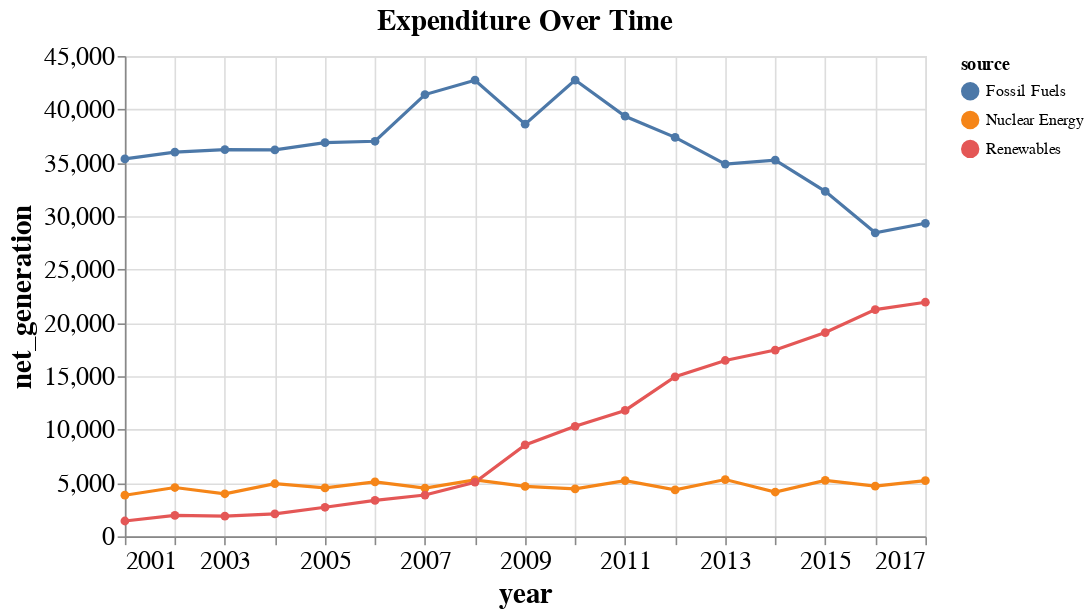

Notebook source saved alongside this figure:
### Markdown cell above
It may be interesting to view the annual expenditures changes over time. Produce an appropriate graphic, and interpret.

### Code cell
## Replace this cell with your answers
alt.Chart(
    iowa,
    title = "Expenditure Over Time"
).mark_line(point = True).encode(
    x = 'year',
    y = 'net_generation',
    color = 'source'
).properties(
    width = 500
).configure_axis(
    labelFontSize = 16,
    titleFontSize = 18
).configure_title(
    fontSize = 18
)

### Figure 1 — Vega-Lite specification as saved in the notebook (floating-point values rounded to 4 significant figures)
{"config": {"view": {"continuousWidth": 400, "continuousHeight": 300}, "axis": {"labelFontSize": 16, "titleFontSize": 18}, "title": {"fontSize": 18}}, "data": {"name": "data-bb61008ba0c766c5601afa5323d12ad4"}, "mark": {"type": "line", "point": true}, "encoding": {"color": {"field": "source", "type": "nominal"}, "x": {"field": "year", "type": "temporal"}, "y": {"field": "net_generation", "type": "quantitative"}}, "title": "Expenditure Over Time", "width": 500, "$schema": "https://vega.github.io/schema/vega-lite/v4.17.0.json", "datasets": {"data-bb61008ba0c766c5601afa5323d12ad4": [{"year": "2001-01-01T00:00:00", "source": "Fossil Fuels", "net_generation": 35361}, {"year": "2002-01-01T00:00:00", "source": "Fossil Fuels", "net_generation": 35991}, {"year": "2003-01-01T00:00:00", "source": "Fossil Fuels", "net_generation": 36234}, {"year": "2004-01-01T00:00:00", "source": "Fossil Fuels", "net_generation": 36205}, {"year": "2005-01-01T00:00:00", "source": "Fossil Fuels", "net_generation": 36883}, {"year": "2006-01-01T00:00:00", "source": "Fossil Fuels", "net_generation": 37014}, {"year": "2007-01-01T00:00:00", "source": "Fossil Fuels", "net_generation": 41389}, {"year": "2008-01-01T00:00:00", "source": "Fossil Fuels", "net_generation": 42734}, {"year": "2009-01-01T00:00:00", "source": "Fossil Fuels", "net_generation": 38620}, {"year": "2010-01-01T00:00:00", "source": "Fossil Fuels", "net_generation": 42750}, {"year": "2011-01-01T00:00:00", "source": "Fossil Fuels", "net_generation": 39361}, {"year": "2012-01-01T00:00:00", "source": "Fossil Fuels", "net_generation": 37379}, {"year": "2013-01-01T00:00:00", "source": "Fossil Fuels", "net_generation": 34873}, {"year": "2014-01-01T00:00:00", "source": "Fossil Fuels", "net_generation": 35250}, {"year": "2015-01-01T00:00:00", "source": "Fossil Fuels", "net_generation": 32319}, {"year": "2016-01-01T00:00:00", "source": "Fossil Fuels", "net_generation": 28437}, {"year": "2017-01-01T00:00:00", "source": "Fossil Fuels", "net_generation": 29329}, {"year": "2001-01-01T00:00:00", "source": "Nuclear Energy", "net_generation": 3853}, {"year": "2002-01-01T00:00:00", "source": "Nuclear Energy", "net_generation": 4574}, {"year": "2003-01-01T00:00:00", "source": "Nuclear Energy", "net_generation": 3988}, {"year": "2004-01-01T00:00:00", "source": "Nuclear Energy", "net_generation": 4929}, {"year": "2005-01-01T00:00:00", "source": "Nuclear Energy", "net_generation": 4538}, {"year": "2006-01-01T00:00:00", "source": "Nuclear Energy", "net_generation": 5095}, {"year": "2007-01-01T00:00:00", "source": "Nuclear Energy", "net_generation": 4519}, {"year": "2008-01-01T00:00:00", "source": "Nuclear Energy", "net_generation": 5282}, {"year": "2009-01-01T00:00:00", "source": "Nuclear Energy", "net_generation": 4679}, {"year": "2010-01-01T00:00:00", "source": "Nuclear Energy", "net_generation": 4451}, {"year": "2011-01-01T00:00:00", "source": "Nuclear Energy", "net_generation": 5215}, {"year": "2012-01-01T00:00:00", "source": "Nuclear Energy", "net_generation": 4347}, {"year": "2013-01-01T00:00:00", "source": "Nuclear Energy", "net_generation": 5321}, {"year": "2014-01-01T00:00:00", "source": "Nuclear Energy", "net_generation": 4152}, {"year": "2015-01-01T00:00:00", "source": "Nuclear Energy", "net_generation": 5243}, {"year": "2016-01-01T00:00:00", "source": "Nuclear Energy", "net_generation": 4703}, {"year": "2017-01-01T00:00:00", "source": "Nuclear Energy", "net_generation": 5214}, {"year": "2001-01-01T00:00:00", "source": "Renewables", "net_generation": 1437}, {"year": "2002-01-01T00:00:00", "source": "Renewables", "net_generation": 1963}, {"year": "2003-01-01T00:00:00", "source": "Renewables", "net_generation": 1885}, {"year": "2004-01-01T00:00:00", "source": "Renewables", "net_generation": 2102}, {"year": "2005-01-01T00:00:00", "source": "Renewables", "net_generation": 2724}, {"year": "2006-01-01T00:00:00", "source": "Renewables", "net_generation": 3364}, {"year": "2007-01-01T00:00:00", "source": "Renewables", "net_generation": 3870}, {"year": "2008-01-01T00:00:00", "source": "Renewables", "net_generation": 5070}, {"year": "2009-01-01T00:00:00", "source": "Renewables", "net_generation": 8560}, {"year": "2010-01-01T00:00:00", "source": "Renewables", "net_generation": 10308}, {"year": "2011-01-01T00:00:00", "source": "Renewables", "net_generation": 11795}, {"year": "2012-01-01T00:00:00", "source": "Renewables", "net_generation": 14949}, {"year": "2013-01-01T00:00:00", "source": "Renewables", "net_generation": 16476}, {"year": "2014-01-01T00:00:00", "source": "Renewables", "net_generation": 17452}, {"year": "2015-01-01T00:00:00", "source": "Renewables", "net_generation": 19091}, {"year": "2016-01-01T00:00:00", "source": "Renewables", "net_generation": 21241}, {"year": "2017-01-01T00:00:00", "source": "Renewables", "net_generation": 21933}]}}
